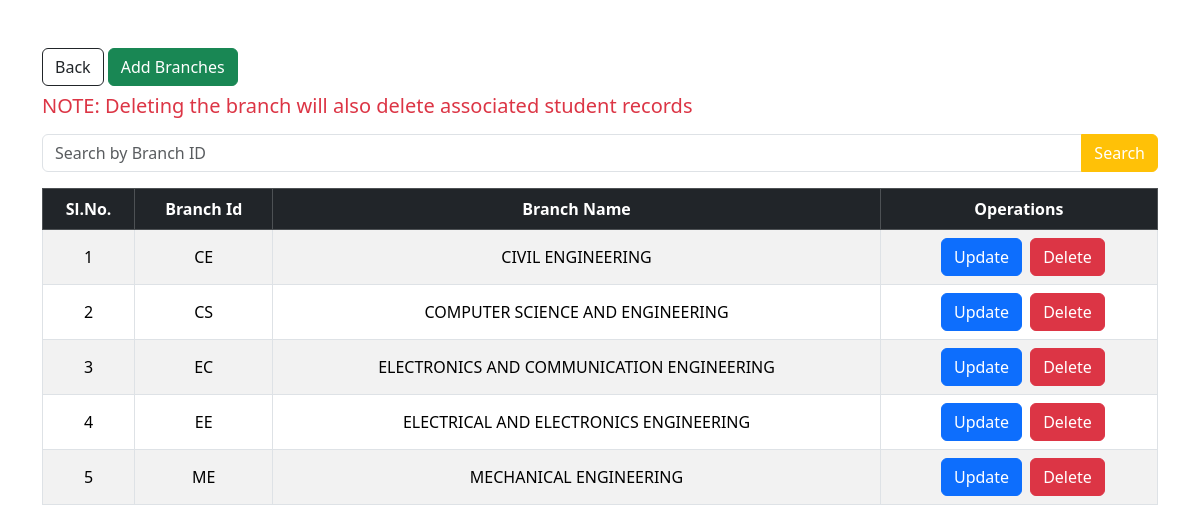
Page /bte/AdminDashboard/Branches.php (signed in) on the committed database.
### tables this page shows
CREATE TABLE `branches` (
  `branch_id` varchar(5) NOT NULL,
  `branch_name` varchar(255) NOT NULL
);

### bte/AdminDashboard/Branches.php (the view, shortened to what this page needs)
<?php
include "../AdminDashboard/Backend/connectdb.php";
$search_branch_id = '';
?>
<!DOCTYPE html>
<html lang="en">
<head>
    <link href="https://cdn.jsdelivr.net/npm/bootstrap@5.3.2/dist/css/bootstrap.min.css" rel="stylesheet">
</head>
<body>
    <div class="container my-5">
        <a href="../AdminDashboard/Dashboard.php" class="btn btn-outline-dark">Back</a>
        <a href="./Forms/AddBranches.php" class="btn btn-success">Add Branches</a>
        <h5 class="my-2 text-danger">
            <span>NOTE: Deleting the branch will also delete associated student records</span>
        </h5>
        <form method="POST" class="mt-3" id="searchForm">
            <div class="input-group mb-3">
                <input type="text" class="form-control" placeholder="Search by Branch ID" name="branch_id" id="branchIdInput" value="<?php echo $search_branch_id; ?>">
                <button class="btn btn-warning text-white" type="submit" name="search">Search</button>
            </div>
        </form>
        <div class="table-responsive mt-3">
            <table class="table table-striped table-bordered table-hover">
                <thead>
                    <tr class="text-center align-middle table-dark">
                        <th scope="col">Sl.No.</th>
                        <th scope="col">Branch Id</th>
                        <th scope="col">Branch Name</th>
                        <th scope="col">Operations</th>
                    </tr>
                </thead>
                <tbody>
                    <?php
                    $sql = "SELECT branch_id, branch_name FROM branches";
                    $sql .= " ORDER BY branch_id ASC";
                    $result = mysqli_query($conn, $sql);
                    if ($result && mysqli_num_rows($result) > 0) {
                        $serial_number = 1;
                        while ($row = mysqli_fetch_assoc($result)) {
                            $branch_id = $row['branch_id'];
                            $branch_name = $row['branch_name'];
                            echo '<tr class="align-middle text-center">';
                            echo '<td>' . $serial_number . '</td>';
                            echo '<td>' . $branch_id . '</td>';
                            echo '<td>' . $branch_name . '</td>';
                            echo '<td>';
                            echo '<div class="d-inline-flex">';
                            echo '<a href="../AdminDashboard/Forms/UpdateBranch.php?updatebranchwithid=' . $branch_id . '" class="btn btn-primary mx-2">Update</a>';
                            echo '<a href="../AdminDashboard/Backend/delete.php?deletebranchwithid=' . $branch_id . '" class="btn btn-danger">Delete</a>';
                            echo '</div>';
                            echo '</td>';
                            echo '</tr>';
                            $serial_number++;
                        }
                    } else {
                        echo '<tr><td colspan="4" class="text-center">No branches found</td></tr>';
                    }
                    ?>
                </tbody>
            </table>
        </div>
    </div>
</body>
</html>

### rows in the picture
branches: branch_id "CE", branch_name "CIVIL ENGINEERING"
branches: branch_id "CS", branch_name "COMPUTER SCIENCE AND ENGINEERING"
branches: branch_id "EC", branch_name "ELECTRONICS AND COMMUNICATION ENGINEERING"
branches: branch_id "EE", branch_name "ELECTRICAL AND ELECTRONICS ENGINEERING"
branches: branch_id "ME", branch_name "MECHANICAL ENGINEERING"
